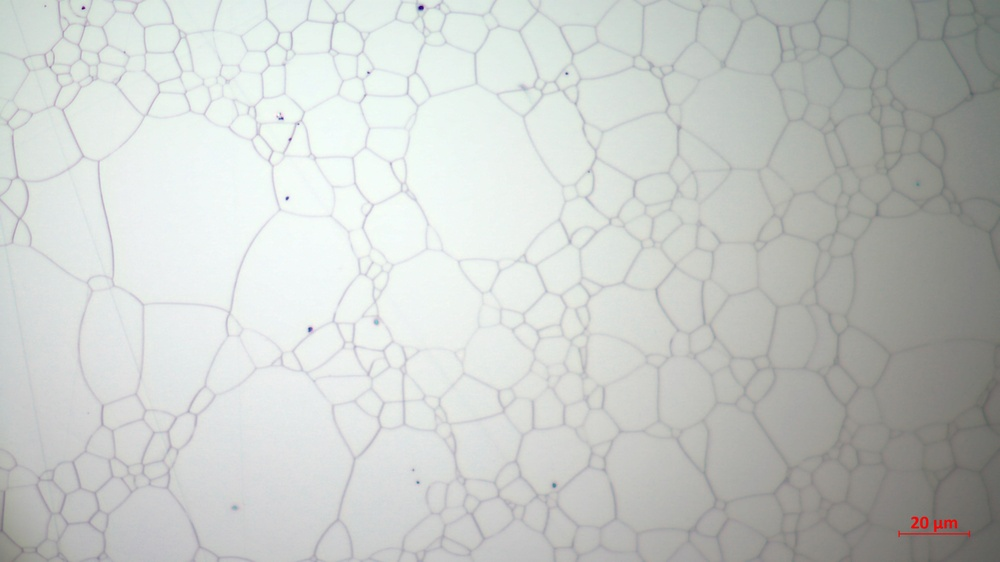
#> input picture example_data/Snap-05.jpg, 1000 x 562 px, shrunk from 3840 x 2160 before the run
$ jupyter execute 'Experiment 1: contours on derivatives.ipynb'   (shell and % lines are left out)   (older library calls are emulated)
#> lines starting #> are read from the running program, lines starting #| are printed output that depends on the picture; after the words box and inside, x2 and y2 are one past the last pixel; in counts of white or black regions, pixels touching at a corner belong together
# Segmentation with derivatives

Here I am trying to find contours for each grain using technique explained in [Mastering OpenCV with practical computer vision projects](https://www.amazon.com/Mastering-OpenCV-Practical-Computer-Projects-ebook/dp/B00AHCJNDG), p. 167-168 used for car plates segmentation.

[cell 1]
import cv2
import matplotlib.pyplot as plt
plt.rcParams['figure.figsize'] = [14, 9]

img = cv2.imread('../example_data/Snap-05.jpg')
#> img is the input picture: shape (562, 1000, 3); mean B, G, R 199.5, 202.5, 199
plt.imshow(img)
plt.show()

## Greyscale
We don't need colors information to find contours.

[cell 2]
img_gray = cv2.cvtColor(img, cv2.COLOR_BGR2GRAY)
plt.imshow(img_gray, cmap='gray')
plt.show()

## Histogram normalization
The grayscale image seems to have poor contrast of cluster lines. You can see this on image historgram:

[cell 3]
plt.hist(img_gray.flatten(), bins=100)
plt.show()
#> figure, not shown here; tallest bar 25773 high, from x = 234.8 to 237.1

[Adaptive histogram equalization](https://docs.opencv.org/master/d5/daf/tutorial_py_histogram_equalization.html) can help with this:

[cell 4]
clahe = cv2.createCLAHE(clipLimit=10.0, tileGridSize=(64, 64))
img_cl = clahe.apply(img_gray)
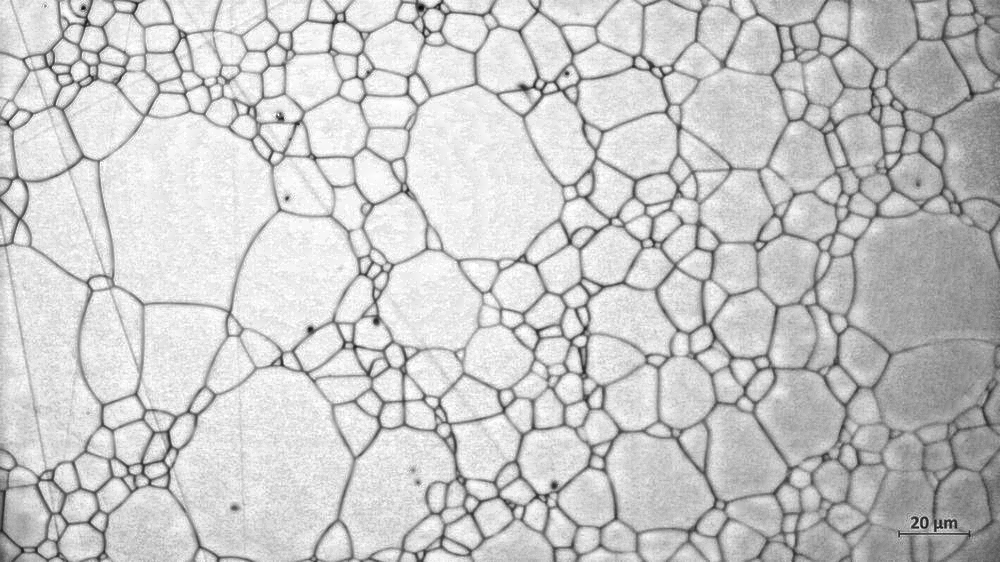
#> img_cl: shape (562, 1000); min 7, max 255, mean 200.9
plt.imshow(img_cl, cmap='gray')
plt.show()

[cell 5]
plt.hist(img_cl.flatten(), bins=100)
plt.show()
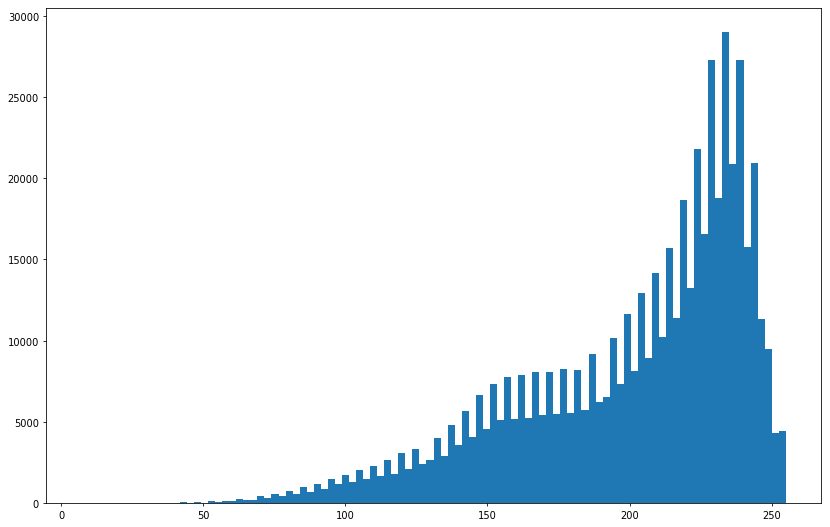
#> figure drawn by matplotlib, 1 panel; tallest bar 29006 high, from x = 232.7 to 235.2

## Blurring
The image have ambient noise which can be removed using Gaussian filter, e.g. blur.

[cell 6]
img_bl = cv2.blur(img_cl, (10, 10))
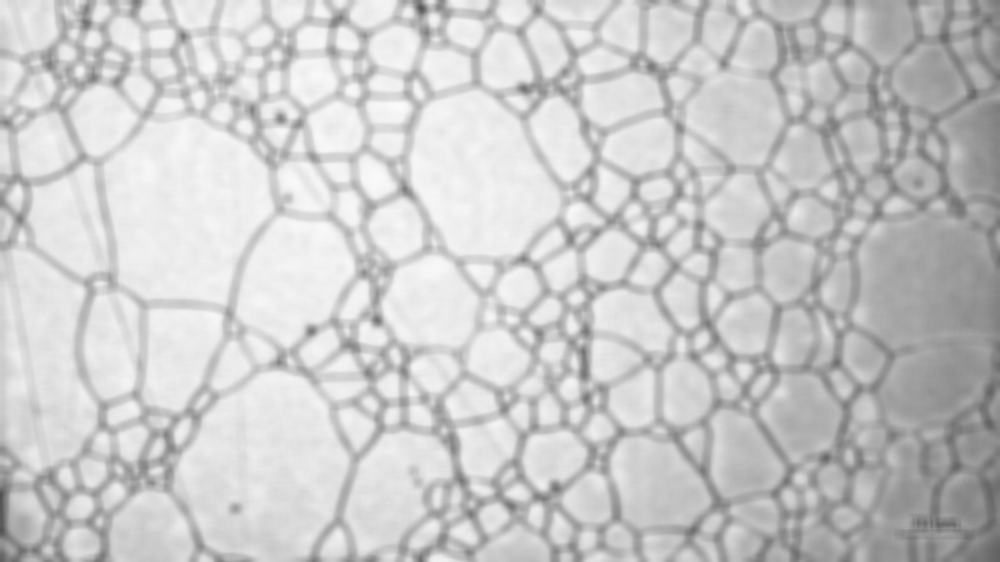
#> img_bl: shape (562, 1000); min 78, max 251, mean 201
plt.imshow(img_bl, cmap='gray')
plt.show()

## Derivatives
Sobel filter creates a derivative of a 2d image. Here instead of deriving dxdy altogether, I calculate partial derivatives for dx and dy and merge them.

[cell 7]
img_deriv_x = cv2.Sobel(img_bl, cv2.CV_8U, 1, 0)
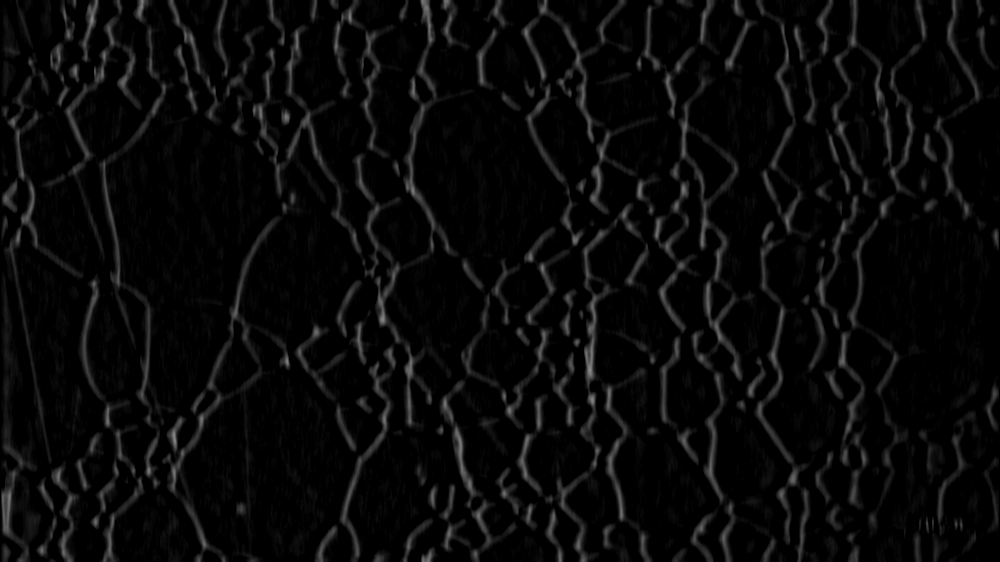
#> img_deriv_x: shape (562, 1000); min 0, max 138, mean 9
img_deriv_y = cv2.Sobel(img_bl, cv2.CV_8U, 0, 1)
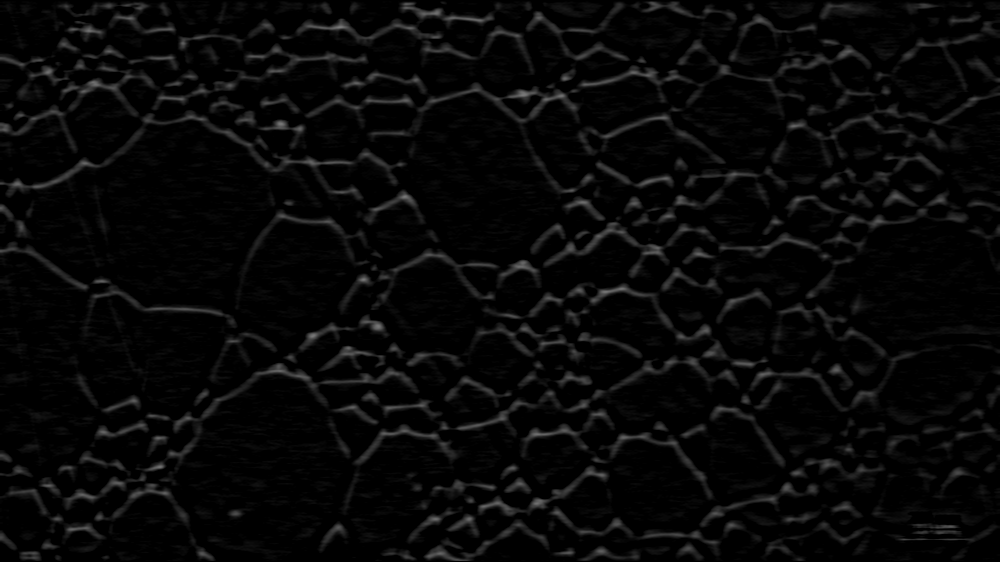
#> img_deriv_y: shape (562, 1000); min 0, max 122, mean 7.7
img_deriv = cv2.addWeighted(img_deriv_x, 0.5, img_deriv_y, 0.5, 0.0)
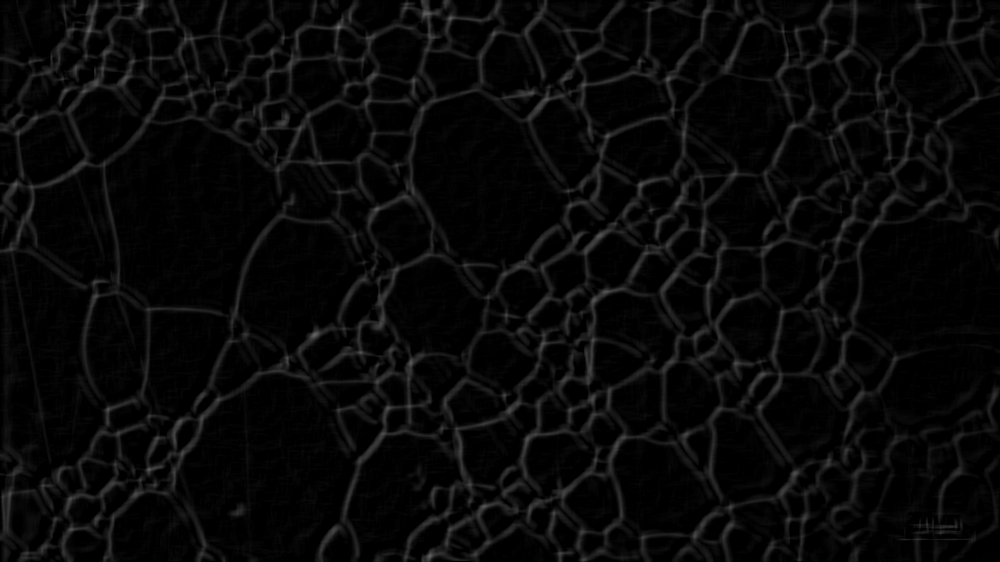
#> img_deriv: shape (562, 1000); min 0, max 111, mean 8.3
plt.imshow(img_deriv, cmap='gray_r')
plt.show()

## Binarization
Contours fitting can only be applied to binary images, therefore we have to [threshold images](https://docs.opencv.org/3.4/d7/d4d/tutorial_py_thresholding.html).

[cell 8]
_, img_tr = cv2.threshold(img_deriv, 0, 255, cv2.THRESH_OTSU+cv2.THRESH_BINARY)
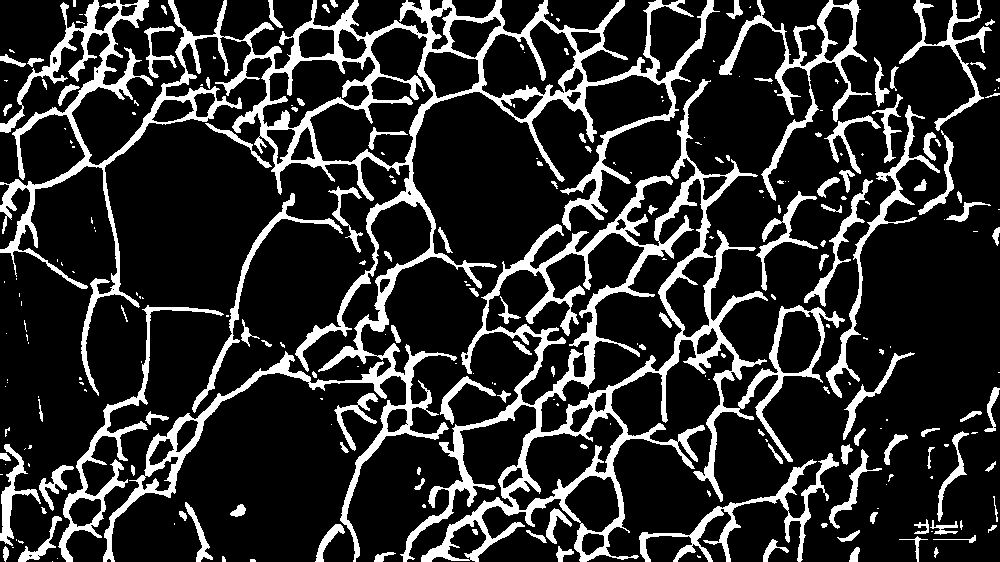
#> img_tr: shape (562, 1000); 17.8% white; 253 white regions (127 under 20 px)
plt.imshow(img_tr, cmap='gray_r')
plt.show()

## Contours

[cell 9]
contours, hierarchy = cv2.findContours(img_tr, cv2.RETR_TREE, cv2.CHAIN_APPROX_SIMPLE)
#> contours = 302 contours, 171 with area under 20; largest, box (x1, y1, x2, y2) and area: (0, 0, 720, 562) 61071, (400, 79, 845, 562) 54674, (540, 178, 704, 433) 10530, (485, 232, 645, 406) 9902, (309, 27, 434, 167) 8548
img_tr2 = cv2.cvtColor(img_tr, cv2.COLOR_GRAY2BGR)
#> img_tr2: shape (562, 1000, 3); 17.8% white; 253 white regions (127 under 20 px)
img_contours = cv2.drawContours(img_tr2, contours, -1, (0,255,0), 3)
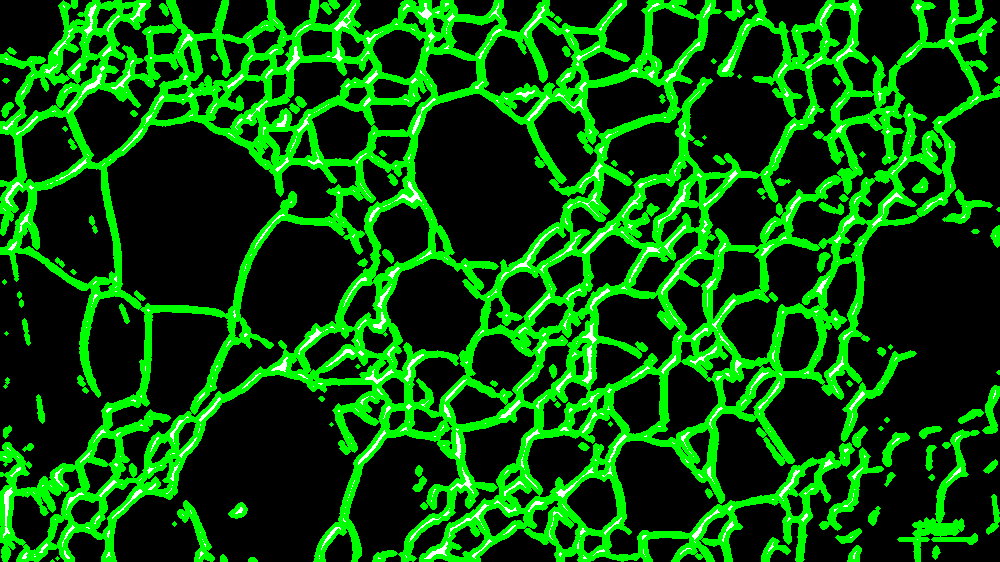
#> img_contours: shape (562, 1000, 3); mean B, G, R 6.2, 78.5, 6.2
plt.imshow(img_contours)
plt.show()

[cell 10]
import pandas as pd

length_distribution = pd.Series(list(map(len, contours)))
ind = length_distribution[length_distribution > 50].index
long_contours = [contours[i] for i in ind]
#> long_contours = 45 contours; largest, box (x1, y1, x2, y2) and area: (0, 0, 720, 562) 61071, (400, 79, 845, 562) 54674, (540, 178, 704, 433) 10530, (485, 232, 645, 406) 9902, (309, 27, 434, 167) 8548
len(long_contours)
#> Out = 45

[cell 11]
img_tr2 = cv2.cvtColor(img_tr, cv2.COLOR_GRAY2BGR)
img_c = img.copy()
img_contours = cv2.drawContours(img_c, long_contours, 30, (0,255,0), 3)
plt.imshow(img_contours)
plt.show()
